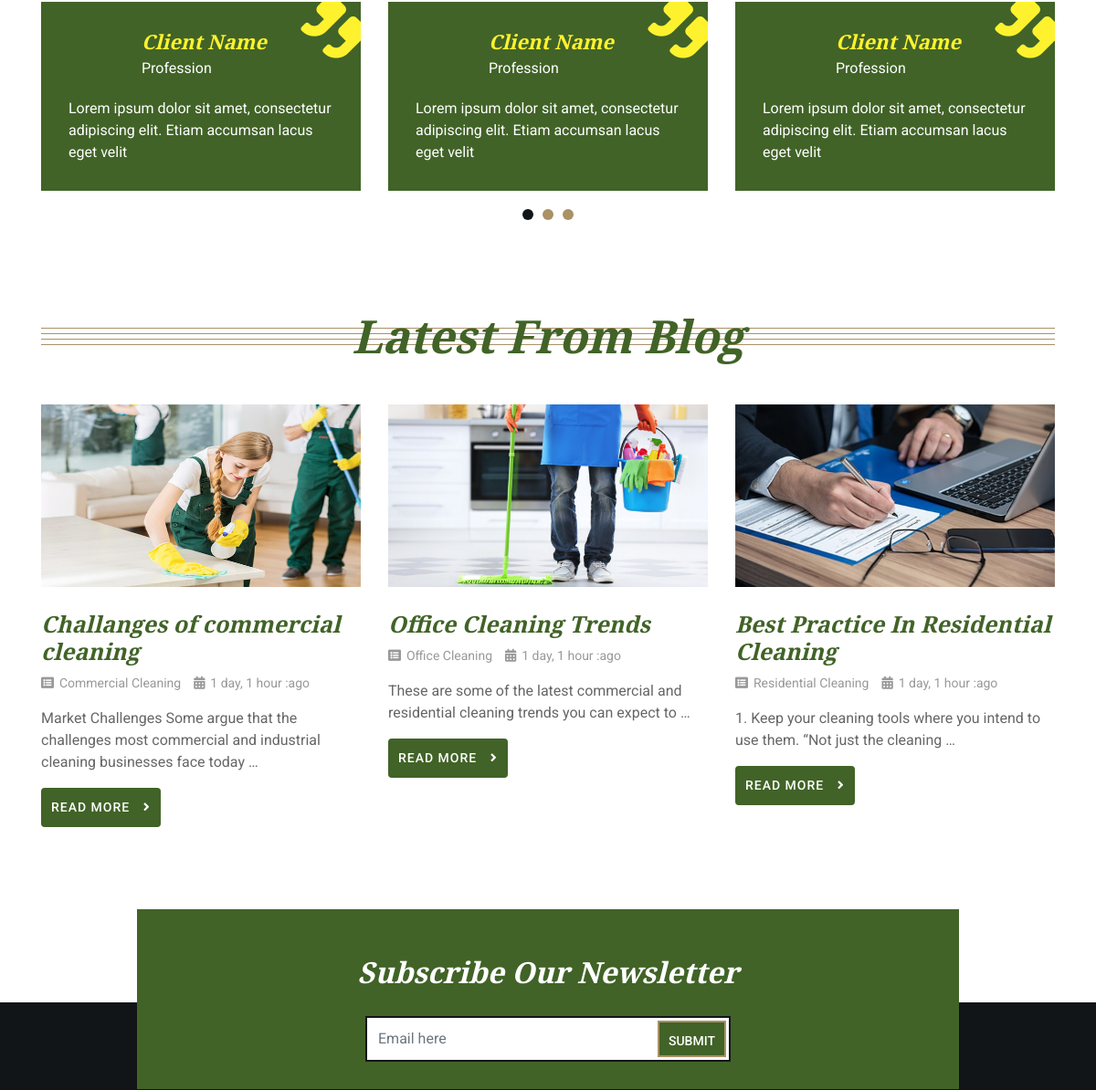
The app's page / (middle part), older data.
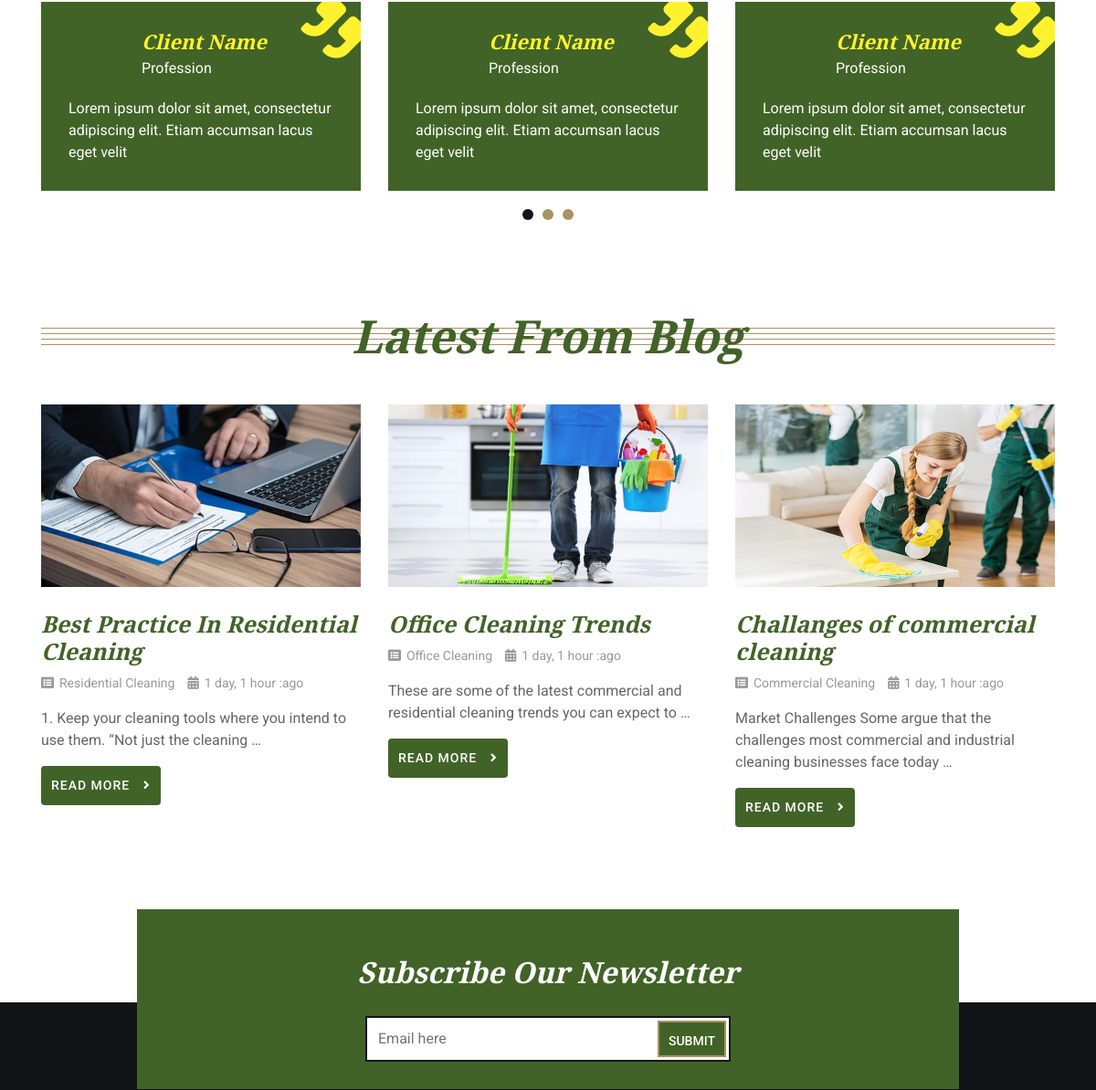
The same page, newer data.
### base/models.py (models this page shows, shortened)
class Blog(models.Model):
    host = models.ForeignKey(User, on_delete=models.SET_NULL, null=True)
    service = models.ForeignKey(Service, on_delete=models.SET_NULL, null=True)
    title = models.CharField(max_length=200)
    description = models.TextField(null=True, blank=True)
    image = models.ImageField(upload_to='static/image', null=True)
    updated = models.DateTimeField(auto_now=True)
    created = models.DateTimeField(auto_now_add=True)
    class Meta:
        ordering = ['-updated', '-created']

class Service(models.Model):
    name = models.CharField(max_length=200)
    image = models.ImageField(upload_to='static/image', null=True)
    body = models.TextField(null=True)
    updated = models.DateTimeField(auto_now=True, null=True)
    created = models.DateTimeField(auto_now_add=True, null=True)
    class Meta:
        ordering = ['-updated', '-created']
    def __str__(self):
        return self.name[0:50]

### base/views.py (the view)
# urls.py: path('', views.home, name='home'),
def home(request):
    blogs = Blog.objects.all()
    context = {'blogs': blogs}
    return render(request, 'base/home.html', context)

### base/templates/base/home.html (shortened to what this page needs)
{% extends 'main.html' %}
{% block content %}
{% load static %}
<div class="testimonial">
    <div class="container">
        <div class="owl-carousel testimonials-carousel">
            <div class="testimonial-item">
                <i class="fa fa-quote-right"></i>
                <div class="row align-items-center">
                    <div class="col-9">
                        <h2 class="client-head">Client Name</h2>
                        <p class="client-text">Profession</p>
                    </div>
                    <div class="col-12">
                        <p class="client-text">
                            Lorem ipsum dolor sit amet, consectetur adipiscing elit. Etiam accumsan lacus eget velit
                        </p>
                    </div>
                </div>
            </div>
            <div class="testimonial-item">
                <i class="fa fa-quote-right"></i>
                <div class="row align-items-center">
                    <div class="col-9">
                        <h2 class="client-head">Client Name</h2>
                        <p class="client-text">Profession</p>
                    </div>
                    <div class="col-12">
                        <p class="client-text">
                            Lorem ipsum dolor sit amet, consectetur adipiscing elit. Etiam accumsan lacus eget velit
                        </p>
                    </div>
                </div>
            </div>
            <div class="testimonial-item">
                <i class="fa fa-quote-right"></i>
                <div class="row align-items-center">
                    <div class="col-9">
                        <h2 class="client-head">Client Name</h2>
                        <p class="client-text">Profession</p>
                    </div>
                    <div class="col-12">
                        <p class="client-text">
                            Lorem ipsum dolor sit amet, consectetur adipiscing elit. Etiam accumsan lacus eget velit
                        </p>
                    </div>
                </div>
            </div>
        </div>
    </div>
</div>
<div class="blog">
    <div class="container">
        <div class="section-header">
            <h2>Latest From Blog</h2>
        </div>
        <div class="owl-carousel blog-carousel">
            {% for blog in blogs %}
            <div class="blog-item">
                <img src="{{ blog.image.url }}" width="100%" height="200" alt="TimePlus Cleaning Blog">
                <h3>{{ blog.title }}</h3>
                <div class="meta">
                    <i class="fa fa-list-alt"></i>
                    <a href="">{{ blog.service }}</a>
                    <i class="fa fa-calendar-alt"></i>
                    <p>{{ blog.created | timesince }} :ago</p>
                </div>
                <p>
                    {{ blog.description|truncatewords:15}}
                </p>
                <a class="btn" href="{% url 'blogDetail' blog.id %}">Read More <i class="fa fa-angle-right"></i></a>
            </div>
            {% endfor %}
        </div>
    </div>
</div>
{% endblock %}

### templates/main.html (shortened to what this page needs)
{% load static %}
<!DOCTYPE html>
<html lang="en">
    <head>
        <link href="https://stackpath.bootstrapcdn.com/bootstrap/4.4.1/css/bootstrap.min.css" rel="stylesheet">
        <link href="https://cdnjs.cloudflare.com/ajax/libs/font-awesome/5.10.0/css/all.min.css" rel="stylesheet">
        <link href="{% static 'lib/animate/animate.min.css' %}" rel="stylesheet">
        <link href="{% static 'lib/owlcarousel/assets/owl.carousel.min.css' %}" rel="stylesheet">
        <link href="{% static 'css/style.css' %}" rel="stylesheet">
    </head>
    <body>
        {% block content %}
        {% endblock %}
        {% include 'footer.html' %}
    </body>
</html>

### templates/header.html (shortened to what this page needs)
{% load static %}

### templates/footer.html (shortened to what this page needs)
{% load static %}
<div class="newsletter">
    <div class="container">
        <div class="">
            <h2 class="text-dark">Subscribe Our Newsletter</h2>
        </div>
        <div class="form">
            <input class="form-control" placeholder="Email here">
            <button class="btn">Submit</button>
        </div>
    </div>
</div>
<div class="footer">
</div>

### static/css/style.css (style rules this page uses)
body { color: #666666; background: #ffffff; font-family: 'Roboto', sans-serif; font-weight: 400; }
h1, h2, h3, h4, h5, h6 { font-family: 'EB Garamond', serif; font-weight: 600; font-style: italic; color: #121518; }
a { color: #454545; transition: .3s; }
.section-header { position: relative; width: 100%; text-align: center; margin-bottom: 45px; }
.section-header h2 { margin: 0; position: relative; font-size: 50px; font-weight: 700; white-space: nowrap; z-index: 1; }
.section-header h2::before { position: absolute; content: ""; width: 100%; height: 7px; left: 0; top: 21px; background: transparent; border-top: 1px solid #aa9166; border-bottom: 1px solid #aa9166; z-index: -1; }
.section-header h2::after { position: absolute; content: ""; width: 100%; height: 7px; left: 0; bottom: 20px; background: transparent; border-top: 1px solid #aa9166; border-bottom: 1px solid #aa9166; z-index: -1; }
.testimonial { position: relative; padding: 45px 0; }
.testimonial .testimonials-carousel { position: relative; width: calc(100% + 30px); left: -15px; right: -15px; }
.testimonial .testimonial-item { position: relative; margin: 0 15px; padding: 30px; background: #121518; overflow: hidden; }
.testimonial .testimonial-item i { position: absolute; top: 0; right: 0; color: #333333; font-size: 60px; transform: rotate(45deg); z-index: 1; }
.testimonial .testimonial-item .col-12 { margin-top: 20px; }
.testimonial .testimonial-item h2 { color: #aa9166; font-size: 22px; font-weight: 600; margin-bottom: 5px; }
.testimonial .testimonial-item p { color: #999999; font-size: 16px; margin: 0; }
.blog { position: relative; width: 100%; padding: 45px 0; }
.blog .blog-carousel { position: relative; width: calc(100% + 30px); left: -15px; right: -15px; }
.blog .blog-item { position: relative; margin: 0 15px; background: #ffffff; overflow: hidden; }
.blog .blog-item img { width: 100%; margin-bottom: 25px; }
.blog .blog-item h3 { font-size: 25px; font-weight: 600; }
.blog .blog-item .meta { padding: 0 0 15px 0; }
.blog .blog-item .meta * { display: inline-block; margin: 0; padding: 0; font-size: 14px; color: #999999; }
.blog .blog-item .meta i { margin: 0 2px 0 10px; }
.blog .blog-item .meta i:first-child { margin-left: 0; }
.blog .blog-item p { font-size: 16px; }
.blog .blog-item a.btn { padding: 0; font-size: 14px; font-weight: 500; letter-spacing: 1px; text-transform: uppercase; color: #aa9166; transition: .3s; }
.blog .blog-item a.btn i { margin-left: 10px; }
.newsletter { position: relative; max-width: 900px; margin: 45px auto -140px auto; padding: 30px 15px; background: #aa9166; z-index: 1; }
.newsletter .form { position: relative; max-width: 400px; margin: 0 auto; }
.newsletter input { height: 50px; border: 2px solid #121518; border-radius: 0; }
.newsletter .btn { position: absolute; top: 5px; right: 5px; height: 40px; padding: 8px 20px; font-size: 14px; font-weight: 500; text-transform: uppercase; color: #aa9166; background: #121518; border-radius: 0; border: 2px solid #aa9166; transition: .3s; }
.footer { position: relative; margin-top: 45px; padding-top: 180px; background: #121518; color: #ffffff; }

### base/templates/base/home.html (style rules this page uses)
.section-header h2 { color: #416327 !important; }
h3 { color: #416327 !important; }
.testimonial .testimonial-item { background: #416327 !important; }
.testimonial .testimonial-item i { color: #fef22e !important; }
.client-text { color: rgb(255, 255, 255) !important; }
.client-head { color: #fef22e !important; }
.btn { color: #416327 !important; padding: 10px !important; }

### templates/footer.html (style rules this page uses)
.newsletter { background: #416327 !important; }
.newsletter input { height: 50px; border: 2px solid #121518; border-radius: 0; }
.newsletter .btn { position: absolute; top: 5px; right: 5px; height: 40px; padding: 8px 20px; font-size: 14px; font-weight: 500; text-transform: uppercase; color: #aa9166; background: #121518; border-radius: 0; border: 2px solid #aa9166; transition: .3s; }
.text-dark { color: rgb(255, 255, 255) !important; text-align: center !important; padding: 20px !important; }
.btn { background-color: #416327 !important; color: #ffffff !important; }

Row changes from the older to the newer data that the page shows:
changed Blog "Best Practice In Residential Cleaning": moves up the list
changed Blog "Office Cleaning Trends": moves down the list
